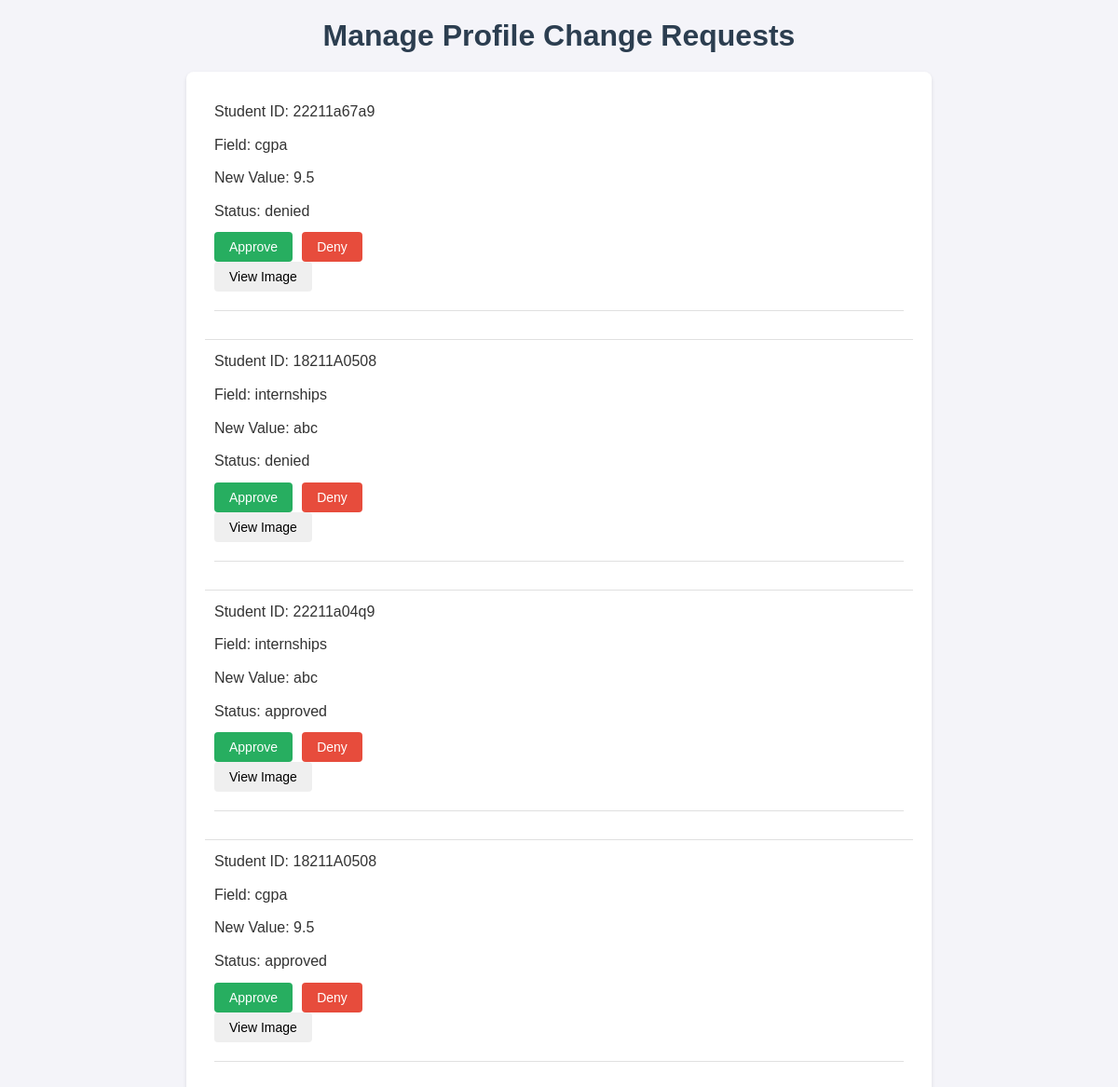
Page /Arequest.php on the committed database.
### tables this page shows
CREATE TABLE `change_requests` (
  `id` int(11) NOT NULL,
  `student_id` varchar(255) NOT NULL,
  `field` varchar(255) NOT NULL,
  `new_value` varchar(255) NOT NULL,
  `image` varchar(255) NOT NULL,
  `status` varchar(50) DEFAULT 'pending',
  `created_at` timestamp NOT NULL DEFAULT current_timestamp(),
  `image_path` varchar(255) DEFAULT NULL
);

### Arequest.php (the view, shortened to what this page needs)
<!DOCTYPE html>
<html lang="en">
<head>
</head>
<body>
    <h1>Manage Profile Change Requests</h1>
    <div id="requests">
        <?php
        $servername = "localhost";
        $username = "root";
        $password = "";
        $dbname = "wadproject";
        $conn = new mysqli($servername, $username, $password, $dbname);
        $sql = "SELECT * FROM change_requests";
        $result = $conn->query($sql);
        if ($result->num_rows > 0) {
            while($row = $result->fetch_assoc()) {
                echo "<div>";
                echo "<p>Student ID: " . $row["student_id"] . "</p>";
                echo "<p>Field: " . $row["field"] . "</p>";
                echo "<p>New Value: " . $row["new_value"] . "</p>";
                echo "<p>Status: " . $row["status"] . "</p>";
                echo "<form action='update_request.php' method='post'>";
                echo "<button type='submit' name='status' value='approved'>Approve</button>";
                echo "<button type='submit' name='status' value='denied'>Deny</button>";
                echo "</form>";
                if ($row["image_path"]) {
                    echo "<button onclick=\"window.open('" . $row["image_path"] . "', '_blank')\">View Image</button>";
                }
                echo "<hr>";
                echo "</div>";
            }
        } else {
            echo "No requests found.";
        }
        ?>
    </div>
</body>
</html>

### Arequest.php (style rules this page uses)
body, h1, p, div, form { margin: 0; padding: 0; box-sizing: border-box; }
body { font-family: Arial, sans-serif; background-color: #f4f4f9; color: #333; padding: 20px; }
h1 { text-align: center; margin-bottom: 20px; color: #2c3e50; }
#requests { max-width: 800px; margin: 0 auto; background: #fff; padding: 20px; box-shadow: 0 2px 4px rgba(0, 0, 0, 0.1); border-radius: 8px; }
#requests div { padding: 10px; border-bottom: 1px solid #e0e0e0; }
#requests div:last-child { border-bottom: none; }
p { margin-bottom: 10px; line-height: 1.6; }
form { display: flex; gap: 10px; }
button { padding: 8px 16px; border: none; border-radius: 4px; cursor: pointer; font-size: 14px; transition: 0.3s ease; }
button[name="status"][value="approved"] { background-color: #27ae60; color: #fff; }
button[name="status"][value="denied"] { background-color: #e74c3c; color: #fff; }
hr { margin: 20px 0; border: 0; border-top: 1px solid #e0e0e0; }

### rows in the picture
change_requests: student "22211a67a9", field "cgpa", new_value "9.5", status "denied"
change_requests: student "18211A0508", field "internships", new_value "abc", status "denied"
change_requests: student "22211a04q9", field "internships", new_value "abc", status "approved"
change_requests: student "18211A0508", field "cgpa", new_value "9.5", status "approved"
